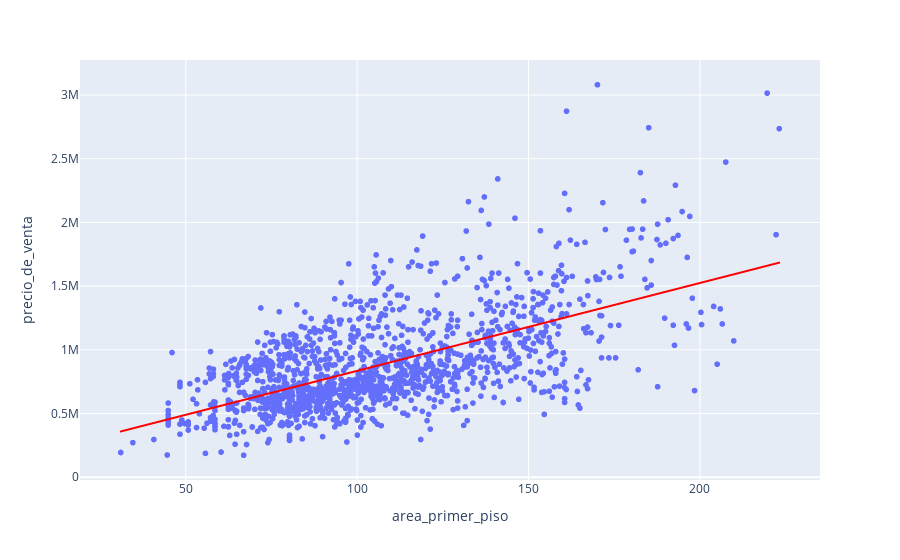

Source (notebook cell):
### Markdown cell above
## Mejor recta

### Code cell
# Cuál es la recta que mejor se ajusta a esta relación
px.scatter(datos,x='area_primer_piso',y='precio_de_venta',trendline_color_override='red',trendline='ols')

### Figure 1 — Plotly figure (JSON) as saved in the notebook; plotly's stock layout.template omitted (floating-point values rounded to 4 significant figures; data arrays with more than 128 entries replaced by an {"elided": "..."} marker saying what was removed)
{"data": [{"hovertemplate": "area_primer_piso=%{x}<br>precio_de_venta=%{y}<extra></extra>", "legendgroup": "", "marker": {"color": "#636efa", "symbol": "circle"}, "mode": "markers", "name": "", "showlegend": false, "type": "scattergl", "x": {"elided": "1438 float values"}, "xaxis": "x", "y": {"elided": "1438 float values"}, "yaxis": "y"}, {"hovertemplate": "<b>OLS trendline</b><br>precio_de_venta = 6899.2 * area_primer_piso + 144777<br>R<sup>2</sup>=0.380142<br><br>area_primer_piso=%{x}<br>precio_de_venta=%{y} <b>(trend)</b><extra></extra>", "legendgroup": "", "line": {"color": "red"}, "marker": {"color": "#636efa", "symbol": "circle"}, "mode": "lines", "name": "", "showlegend": false, "type": "scattergl", "x": {"elided": "1438 float values"}, "xaxis": "x", "y": {"elided": "1438 float values"}, "yaxis": "y"}], "layout": {"legend": {"tracegroupgap": 0}, "margin": {"t": 60}, "xaxis": {"anchor": "y", "domain": [0, 1], "title": {"text": "area_primer_piso"}}, "yaxis": {"anchor": "x", "domain": [0, 1], "title": {"text": "precio_de_venta"}}}}
